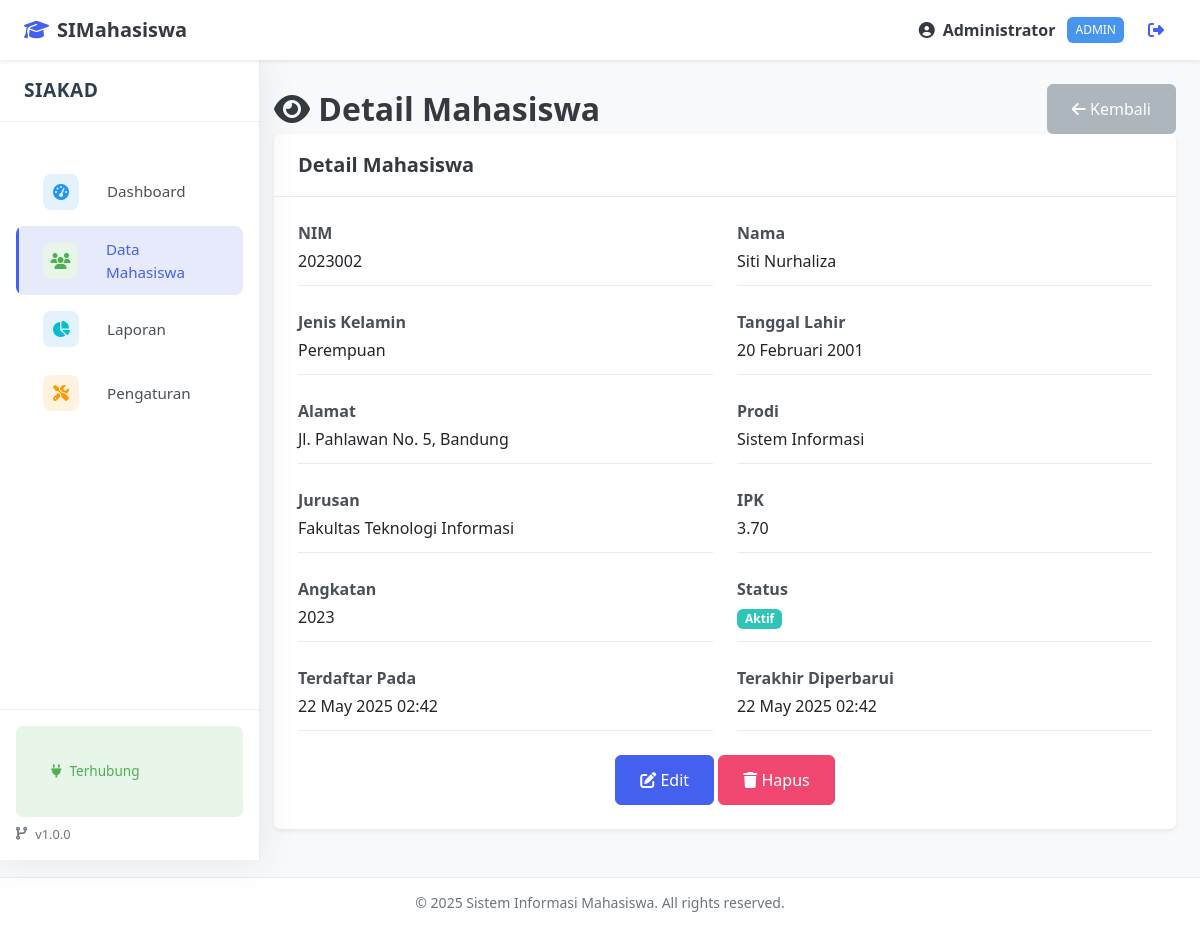
The app's page /manage_mahasiswa.php?action=view&id=2 (signed in) with its own data.
### tables this page shows
CREATE TABLE IF NOT EXISTS mahasiswa (
    id INT AUTO_INCREMENT PRIMARY KEY,
    nim VARCHAR(20) NOT NULL UNIQUE,
    nama VARCHAR(100) NOT NULL,
    jenis_kelamin ENUM('Laki-laki', 'Perempuan') NOT NULL,
    tanggal_lahir DATE NOT NULL,
    alamat TEXT NOT NULL,
    jurusan VARCHAR(100) NOT NULL,
    fakultas VARCHAR(100) NOT NULL,
    ipk DECIMAL(3,2),
    angkatan INT NOT NULL,
    status ENUM('Aktif', 'Cuti', 'Lulus', 'Drop Out') NOT NULL,
    created_at TIMESTAMP DEFAULT CURRENT_TIMESTAMP,
    updated_at TIMESTAMP DEFAULT CURRENT_TIMESTAMP ON UPDATE CURRENT_TIMESTAMP
);

### html/includes/db_connect.php (called while the page is built, shortened)
<?php
$host = 'db';
$dbname = 'mahasiswa_db';
$username = 'dbuser';
$password = 'dbpassword';
try {
    $pdo = new PDO(
        "mysql:host=$host;dbname=$dbname;charset=utf8mb4",
        $username,
        $password,
        [
            PDO::ATTR_ERRMODE => PDO::ERRMODE_EXCEPTION,
            PDO::ATTR_DEFAULT_FETCH_MODE => PDO::FETCH_ASSOC,
            PDO::ATTR_EMULATE_PREPARES => false
        ]
    );
} catch (PDOException $e) {
    error_log("Database Connection Error: " . $e->getMessage());
    $_SESSION['db_connected'] = false;
    $_SESSION['db_error'] = $e->getMessage();
}
function executeQuerySingle($sql, $params = [])
{
    global $pdo;
    try {
        $stmt = $pdo->prepare($sql);
        $stmt->execute($params);
        return $stmt->fetch();
    } catch (PDOException $e) {
        error_log("Query Error: " . $e->getMessage());
        return false;
    }
}

### html/includes/functions.php (called while the page is built, shortened)
<?php
function escapeHTML($text)
{
    return htmlspecialchars($text, ENT_QUOTES, 'UTF-8');
}
function formatDateID($date)
{
    $timestamp = strtotime($date);
    $months = [
        'Januari',
        'Februari',
        'Maret',
        'April',
        'Mei',
        'Juni',
        'Juli',
        'Agustus',
        'September',
        'Oktober',
        'November',
        'Desember'
    ];
    $day = date('d', $timestamp);
    $month = $months[date('n', $timestamp) - 1];
    $year = date('Y', $timestamp);
    return "$day $month $year";
}

### html/manage_mahasiswa.php (the view, shortened to what this page needs)
<?php
require_once 'includes/db_connect.php';
require_once 'includes/functions.php';
$action = $_GET['action'] ?? 'list';
$id = $_GET['id'] ?? null;
$mahasiswa = null;
$mahasiswaList = [];
if ($action === 'edit' || $action === 'view') {
    $query = "SELECT * FROM mahasiswa WHERE id = :id";
    $mahasiswa = executeQuerySingle($query, ['id' => $id]);
}
include 'partials/header.php';
?>
<div class="page-heading d-flex justify-content-between align-items-center">
    <div>
        <h1>
            <?php if ($action === 'add'): ?>
                <i class="fas fa-plus-circle"></i> Tambah Mahasiswa
            <?php elseif ($action === 'edit'): ?>
                <i class="fas fa-edit"></i> Edit Mahasiswa
            <?php elseif ($action === 'view'): ?>
                <i class="fas fa-eye"></i> Detail Mahasiswa
            <?php else: ?>
                <i class="fas fa-user-graduate"></i> Data Mahasiswa
            <?php endif; ?>
        </h1>
    </div>
    <?php if ($action === 'list'): ?>
        <div>
            <a href="manage_mahasiswa.php?action=add" class="btn btn-primary">
                <i class="fas fa-plus"></i> Tambah Mahasiswa
            </a>
        </div>
    <?php else: ?>
        <div>
            <a href="manage_mahasiswa.php" class="btn btn-secondary">
                <i class="fas fa-arrow-left"></i> Kembali
            </a>
        </div>
    <?php endif; ?>
</div>
<?php if ($action === 'list'): ?>
    <div class="card">
        <div class="card-header">
            <h2 class="card-title">Daftar Mahasiswa</h2>
            <div class="card-tools">
                <button type="button" class="btn btn-sm btn-outline-primary" id="toggle-filter">
                    <i class="fas fa-filter"></i> Filter
                </button>
            </div>
        </div>
        <div class="card-body">
            <div class="filter-container" id="filter-container"
                style="display: <?php echo (!empty($search) || !empty($status) || !empty($fakultas)) ? 'block' : 'none'; ?>">
                <form method="GET" action="manage_mahasiswa.php" class="filter-form">
                    <div class="row">
                        <div class="col-md-4">
                            <div class="form-group">
                                <label for="search" class="form-label">Pencarian</label>
                                <input type="text" id="search" name="search" class="form-control"
                                    placeholder="Cari NIM, nama, atau jurusan" value="<?php echo escapeHTML($search); ?>">
                            </div>
                        </div>
                        <div class="col-md-3">
                            <div class="form-group">
                                <label for="status" class="form-label">Status</label>
                                <select id="status" name="status" class="form-select">
                                    <option value="">-- Semua Status --</option>
                                    <option value="Aktif" <?php echo $status === 'Aktif' ? 'selected' : ''; ?>>Aktif
                                    </option>
                                    <option value="Cuti" <?php echo $status === 'Cuti' ? 'selected' : ''; ?>>Cuti</option>
                                    <option value="Lulus" <?php echo $status === 'Lulus' ? 'selected' : ''; ?>>Lulus
                                    </option>
                                    <option value="Drop Out" <?php echo $status === 'Drop Out' ? 'selected' : ''; ?>>Drop
                                        Out</option>
                                </select>
                            </div>
                        </div>
                        <div class="col-md-3">
                            <div class="form-group">
                                <label for="fakultas" class="form-label">Jurusan</label>
                                <select id="fakultas" name="fakultas" class="form-select">
                                    <option value="">-- Semua Jurusan --</option>
                                    <?php foreach ($fakultasList as $f): ?>
                                        <option value="<?php echo escapeHTML($f['fakultas']); ?>"
                                            <?php echo $fakultas === $f['fakultas'] ? 'selected' : ''; ?>>
                                            <?php echo escapeHTML($f['fakultas']); ?>
                                        </option>
                                    <?php endforeach; ?>
                                </select>
                            </div>
                        </div>
                        <div class="col-md-2">
                            <div class="form-group">
                                <label class="form-label">&nbsp;</label>
                                <div>
                                    <button type="submit" class="btn btn-primary">
                                        <i class="fas fa-search"></i> Cari
                                    </button>
                                    <a href="manage_mahasiswa.php" class="btn btn-secondary">
                                        <i class="fas fa-times"></i> Reset
                                    </a>
                                </div>
                            </div>
                        </div>
                    </div>
                </form>
            </div>
            <div class="table-responsive">
                <table class="table data-table" id="mahasiswa-table">
                    <thead>
                        <tr>
                            <th>NIM</th>
                            <th>Nama</th>
                            <th>Prodi</th>
                            <th>Jurusan</th>
                            <th>Angkatan</th>
                            <th>Status</th>
                            <th>Aksi</th>
                        </tr>
                    </thead>
                    <tbody>
                        <?php if (empty($mahasiswaList)): ?>
                            <tr>
                                <td colspan="7" class="text-center">Tidak ada data mahasiswa</td>
                            </tr>
                        <?php else: ?>
                            <?php foreach ($mahasiswaList as $mhs): ?>
                                <tr>
                                    <td data-column="nim"><?php echo escapeHTML($mhs['nim']); ?></td>
                                    <td data-column="nama"><?php echo escapeHTML($mhs['nama']); ?></td>
                                    <td data-column="jurusan"><?php echo escapeHTML($mhs['jurusan']); ?></td>
                                    <td data-column="fakultas"><?php echo escapeHTML($mhs['fakultas']); ?></td>
                                    <td data-column="angkatan"><?php echo escapeHTML($mhs['angkatan']); ?></td>
                                    <td data-column="status">
                                        <?php
                                        $statusClass = '';
                                        switch ($mhs['status']) {
                                            case 'Aktif':
                                                $statusClass = 'badge-success';
                                                break;
                                            case 'Lulus':
                                                $statusClass = 'badge-primary';
                                                break;
                                            case 'Cuti':
                                                $statusClass = 'badge-warning';
                                                break;
                                            case 'Drop Out':
                                                $statusClass = 'badge-danger';
                                                break;
                                        }
                                        ?>
                                        <span class="badge <?php echo $statusClass; ?>">
                                            <?php echo escapeHTML($mhs['status']); ?>
                                        </span>
                                    </td>
                                    <td>
                                        <div class="btn-group">
                                            <a href="manage_mahasiswa.php?action=view&id=<?php echo $mhs['id']; ?>"
                                                class="btn btn-sm btn-info" title="Lihat Detail">
                                                <i class="fas fa-eye"></i>
                                            </a>
                                            <a href="manage_mahasiswa.php?action=edit&id=<?php echo $mhs['id']; ?>"
                                                class="btn btn-sm btn-primary" title="Edit">
                                                <i class="fas fa-edit"></i>
                                            </a>
                                            <a href="manage_mahasiswa.php?action=delete&id=<?php echo $mhs['id']; ?>"
                                                class="btn btn-sm btn-danger confirm-action"
                                                data-confirm="Apakah Anda yakin ingin menghapus mahasiswa ini?" title="Hapus">
                                                <i class="fas fa-trash"></i>
                                            </a>
                                        </div>
                                    </td>
                                </tr>
                            <?php endforeach; ?>
                        <?php endif; ?>
                    </tbody>
                </table>
            </div>
        </div>
    </div>
<?php elseif ($action === 'view' && $mahasiswa): ?>
    <div class="card">
        <div class="card-header">
            <h2 class="card-title">Detail Mahasiswa</h2>
        </div>
        <div class="card-body">
            <div class="detail-grid">
                <div class="detail-item">
                    <div class="detail-label">NIM</div>
                    <div class="detail-value"><?php echo escapeHTML($mahasiswa['nim']); ?></div>
                </div>
                <div class="detail-item">
                    <div class="detail-label">Nama</div>
                    <div class="detail-value"><?php echo escapeHTML($mahasiswa['nama']); ?></div>
                </div>
                <div class="detail-item">
                    <div class="detail-label">Jenis Kelamin</div>
                    <div class="detail-value"><?php echo escapeHTML($mahasiswa['jenis_kelamin']); ?></div>
                </div>
                <div class="detail-item">
                    <div class="detail-label">Tanggal Lahir</div>
                    <div class="detail-value"><?php echo formatDateID($mahasiswa['tanggal_lahir']); ?></div>
                </div>
                <div class="detail-item">
                    <div class="detail-label">Alamat</div>
                    <div class="detail-value"><?php echo escapeHTML($mahasiswa['alamat']); ?></div>
                </div>
                <div class="detail-item">
                    <div class="detail-label">Prodi</div>
                    <div class="detail-value"><?php echo escapeHTML($mahasiswa['jurusan']); ?></div>
                </div>
                <div class="detail-item">
                    <div class="detail-label">Jurusan</div>
                    <div class="detail-value"><?php echo escapeHTML($mahasiswa['fakultas']); ?></div>
                </div>
                <div class="detail-item">
                    <div class="detail-label">IPK</div>
                    <div class="detail-value">
                        <?php echo $mahasiswa['ipk'] ? escapeHTML(number_format($mahasiswa['ipk'], 2)) : '-'; ?></div>
                </div>
                <div class="detail-item">
                    <div class="detail-label">Angkatan</div>
                    <div class="detail-value"><?php echo escapeHTML($mahasiswa['angkatan']); ?></div>
                </div>
                <div class="detail-item">
                    <div class="detail-label">Status</div>
                    <div class="detail-value">
                        <?php
                        $statusClass = '';
                        switch ($mahasiswa['status']) {
                            case 'Aktif':
                                $statusClass = 'badge-success';
                                break;
                        }
                        ?>
                        <span class="badge <?php echo $statusClass; ?>">
                            <?php echo escapeHTML($mahasiswa['status']); ?>
                        </span>
                    </div>
                </div>
                <div class="detail-item">
                    <div class="detail-label">Terdaftar Pada</div>
                    <div class="detail-value"><?php echo date('d M Y H:i', strtotime($mahasiswa['created_at'])); ?></div>
                </div>
                <div class="detail-item">
                    <div class="detail-label">Terakhir Diperbarui</div>
                    <div class="detail-value"><?php echo date('d M Y H:i', strtotime($mahasiswa['updated_at'])); ?></div>
                </div>
            </div>
            <div class="mt-3 text-center">
                <a href="manage_mahasiswa.php?action=edit&id=<?php echo $mahasiswa['id']; ?>" class="btn btn-primary">
                    <i class="fas fa-edit"></i> Edit
                </a>
                <a href="manage_mahasiswa.php?action=delete&id=<?php echo $mahasiswa['id']; ?>"
                    class="btn btn-danger confirm-action" data-confirm="Apakah Anda yakin ingin menghapus mahasiswa ini?">
                    <i class="fas fa-trash"></i> Hapus
                </a>
            </div>
        </div>
    </div>
<?php endif; ?>
<?php
include 'partials/footer.php';
?>

### records on screen
mahasiswa: nim "2023002", nama "Siti Nurhaliza", jenis_kelamin "Perempuan", tanggal_lahir "20 Februari 2001", alamat "Jl. Pahlawan No. 5, Bandung", jurusan "Sistem Informasi", fakultas "Fakultas Teknologi Informasi", ipk "3.70", angkatan "2023", status "Aktif", created_at "22 May 2025 02:42", updated_at "22 May 2025 02:42"

### other values on screen
escapeHTML($userName) "Administrator"
escapeHTML($userRole) "ADMIN"
